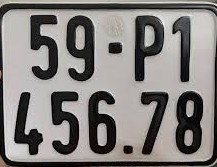
#> input picture SEGMENT AND DECTECT CHARACTER/41.jpg, 217 x 167 px
$ jupyter execute --allow-errors seg_character.ipynb
#> lines starting #> are read from the running program, lines starting #| are printed output that depends on the picture; after the words box and inside, x2 and y2 are one past the last pixel; in counts of white or black regions, pixels touching at a corner belong together
#> further down, img is the input picture: shape (167, 217, 3); mean B, G, R 124.7, 127.1, 130.4
### SEGMENT AND DECTECT CHARACTER/digits.py
import numpy as np
import cv2


# [4 lines left out: function get_contour_precedence, not called in this run]


def square(img):
    """
    This function resize non square image to square one (height == width)
    :param img: input image as numpy array
    :return: numpy array
    """

    # image after making height equal to width
    squared_image = img

    # Get image height and width
    h = img.shape[0]
    w = img.shape[1]

    # In case height superior than width
    if h > w:
        diff = h-w
        if diff % 2 == 0:
            x1 = np.zeros(shape=(h, diff//2))
            x2 = x1
        else:
            x1 = np.zeros(shape=(h, diff//2))
            x2 = np.zeros(shape=(h, (diff//2)+1))

        squared_image = np.concatenate((x1, img, x2), axis=1)

    # In case height inferior than width
    if h < w:
        diff = w-h
        if diff % 2 == 0:
            x1 = np.zeros(shape=(diff//2, w))
            x2 = x1
        else:
            x1 = np.zeros(shape=(diff//2, w))
            x2 = np.zeros(shape=((diff//2)+1, w))

        squared_image = np.concatenate((x1, img, x2), axis=0)

    return squared_image


# [26 lines left out: function sort, not called in this run]
def plate_segmentation(img_file_path):

#> called with img_file_path = '41.jpg'
    img = cv2.imread(img_file_path)
    imgray = cv2.cvtColor(img, cv2.COLOR_BGR2GRAY)

    height = img.shape[0]
#> height = 167
    width = img.shape[1]
#> width = 217
    area = height * width
#> area = 36239

    scale1 = 0.001
    scale2 = 0.1
    area_condition1 = area * scale1
#> area_condition1 = 36.24
    area_condition2 = area * scale2
#> area_condition2 = 3623.9
    # global thresholding
    ret1,th1 = cv2.threshold(imgray,127,255,cv2.THRESH_BINARY)
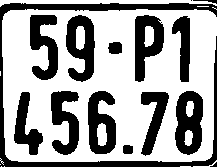
#> th1: shape (167, 217); 63.8% white; 15 black regions (2 under 20 px), largest, box (x1, y1, x2, y2) and area: (0, 3, 217, 167) 3359, (175, 91, 203, 155) 1287, (66, 15, 95, 82) 1220

    # Otsu's thresholding
    ret2,th2 = cv2.threshold(imgray,0,255,cv2.THRESH_BINARY+cv2.THRESH_OTSU)
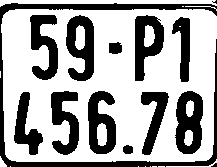
#> th2: shape (167, 217); 65.8% white; 14 black regions (2 under 20 px), largest, box (x1, y1, x2, y2) and area: (0, 3, 217, 167) 3033, (175, 91, 203, 154) 1243, (66, 15, 94, 81) 1182
#> ret2 = 103

    # Otsu's thresholding after Gaussian filtering
    blur = cv2.GaussianBlur(imgray,(5,5),0)
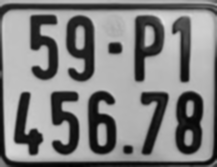
#> blur: shape (167, 217); min 3, max 221, mean 127.8
    ret3,th3 = cv2.threshold(blur,0,255,cv2.THRESH_BINARY+cv2.THRESH_OTSU)
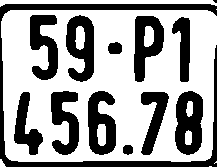
#> th3: shape (167, 217); 63.7% white; 13 black regions (1 under 20 px)
#> ret3 = 109

    contours, hierarchy = cv2.findContours(th3, cv2.RETR_TREE, cv2.CHAIN_APPROX_SIMPLE)
#> contours = 22 contours, 4 with area under 20; largest, box (x1, y1, x2, y2) and area: (1, 10, 217, 162) 31582, (174, 90, 204, 156) 1588, (65, 14, 95, 83) 1499, (87, 90, 117, 156) 1470, (133, 15, 165, 83) 1426

    # sort contours
#     contours = sorted(contours, key=cv2.contourArea, reverse=True)

    cropped = []
    for cnt in contours:
        (x,y,w,h) = cv2.boundingRect(cnt)

        character_dimensions = (0.35*height, 0.5*height, 0.1*width, 0.15*width)
        min_heigth, max_height, min_width, max_width = character_dimensions

#         if (w * h > area_condition1 and w * h < area_condition2 and w/h > 0.3 and h/w > 0.3):
        if(h <= max_height and h >= min_heigth):
#             print("aaaaa")
            cv2.drawContours(img, [cnt], 0, (0, 255, 0), 3)
            cv2.rectangle(img, (x,y), (x+w,y+h), (255, 0, 0), 2)
            c = th2[y:y+h,x:x+w]
            c = np.array(c)
            c = cv2.bitwise_not(c)
            c = square(c)
            c = cv2.resize(c,(28,28), interpolation = cv2.INTER_AREA)
            cropped.append(c)
#> this loop made 22 passes
#> (x, y) on passes 3, 4, 5, 9, 10, 12, 14, 17, 19, 21, 22: (0, 159), (1, 10), (122, 144), (185, 130), (186, 101), (97, 124), (107, 41), (144, 26), (75, 26), (216, 9), (0, 0)
#> (x, y, diff in square) on passes 6, 7, 8, 11, 13, 15: (140, 91, 35), (13, 91, 34), (174, 90, 36), (87, 90, 36), (50, 90, 36), (171, 16, 47)
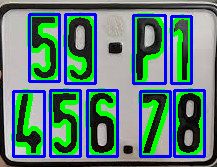
#> img: shape (167, 217, 3); mean B, G, R 121.1, 125.1, 89.2
#> after the loop, cropped = 9 items
    cv2.imwrite('detection.png', img)
    return cropped

### SEGMENT AND DECTECT CHARACTER/seg_character.ipynb
[cell 1]
from digits import plate_segmentation
import cv2

[cell 2]
import matplotlib.pyplot as plt

[cell 3]
path_test_image = '41.jpg'

[cell 4]
img = cv2.imread(path_test_image)
imgray = cv2.cvtColor(img, cv2.COLOR_BGR2GRAY)

[cell 5]
digits = plate_segmentation(path_test_image)
#> digits = 9 items
plt.imshow(imgray,'gray')
plt.show()

[cell 6]
from keras.models import load_model

[cell 7]
import datetime
import numpy as np

#> (a cell that did not finish here is left out)

[cell 9]
start_time = datetime.datetime.now()

img_file_path = '41.jpg'
img = cv2.imread(img_file_path)
imgray = cv2.cvtColor(img, cv2.COLOR_BGR2GRAY)
digits = plate_segmentation(img_file_path)
#> the loop in plate_segmentation (call 2), `for cnt in contours:` made 22 passes
#> (x, y, diff in square) on passes 6, 7, 8, 11, 13, 15, 16, 18, 20: (140, 91, 35), (13, 91, 34), (174, 90, 36), (87, 90, 36), (50, 90, 36), (171, 16, 47), (133, 15, 36), (65, 14, 39), (29, 14, 37)

#> (the rest of this cell did not finish here and is left out)
